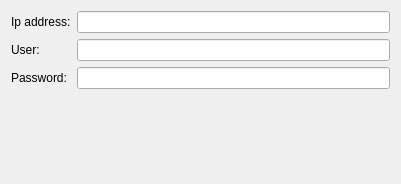
<?xml version="1.0" encoding="UTF-8"?>
<ui version="4.0">
 <class>MilestoneConfig</class>
 <widget class="IConfigItem" name="MilestoneConfig">
  <property name="geometry">
   <rect>
    <x>0</x>
    <y>0</y>
    <width>400</width>
    <height>184</height>
   </rect>
  </property>
  <property name="windowTitle">
   <string>Milestone</string>
  </property>
  <layout class="QGridLayout" name="gridLayout">
   <item row="0" column="0">
    <widget class="QLabel" name="label_Ip">
     <property name="text">
      <string>Ip address:</string>
     </property>
    </widget>
   </item>
   <item row="0" column="1">
    <widget class="QLineEdit" name="m_Ip"/>
   </item>
   <item row="1" column="0">
    <widget class="QLabel" name="label_User">
     <property name="text">
      <string>User:</string>
     </property>
    </widget>
   </item>
   <item row="1" column="1">
    <widget class="QLineEdit" name="m_User"/>
   </item>
   <item row="2" column="0">
    <widget class="QLabel" name="label_Password">
     <property name="text">
      <string>Password:</string>
     </property>
    </widget>
   </item>
   <item row="2" column="1">
    <widget class="QLineEdit" name="m_Password"/>
   </item>
   <item row="3" column="0" colspan="2">
    <spacer name="verticalSpacer">
     <property name="orientation">
      <enum>Qt::Vertical</enum>
     </property>
     <property name="sizeHint" stdset="0">
      <size>
       <width>379</width>
       <height>85</height>
      </size>
     </property>
    </spacer>
   </item>
  </layout>
 </widget>
 <layoutdefault spacing="6" margin="11"/>
 <customwidgets>
  <customwidget>
   <class>IConfigItem</class>
   <extends>QWidget</extends>
   <header>IConfigItem.h</header>
   <container>1</container>
  </customwidget>
 </customwidgets>
 <resources/>
 <connections/>
</ui>
